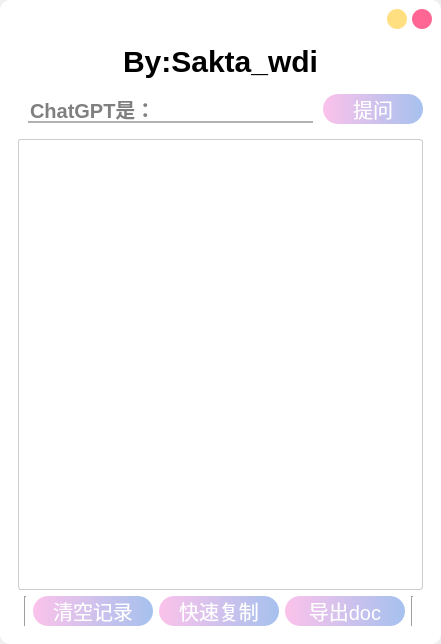
<?xml version="1.0" encoding="UTF-8"?>
<ui version="4.0">
 <class>MainWindow</class>
 <widget class="QMainWindow" name="MainWindow">
  <property name="geometry">
   <rect>
    <x>0</x>
    <y>0</y>
    <width>441</width>
    <height>644</height>
   </rect>
  </property>
  <property name="windowTitle">
   <string>AI小助手</string>
  </property>
  <property name="styleSheet">
   <string notr="true">QLineEdit{
    border:0px;
    margin:10px;
	margin-left:10px;
	margin-right:10px;
    border-bottom: 2px solid #B3B3B3;
    font-family:'Microsoft YaHei';
    font-size:20px;
    font-weight:bold;
    }

QLineEdit:hover{
    border-bottom: 3px solid #66A3FF;
    }

QLineEdit:focus{
    border-bottom: 3px solid #E680BD;
    }

QWidget#centralwidget{
	background:white;
	border-radius:10px;
}

QLabel{
    text-align:right;
    font-family:'Microsoft YaHei';
    font-size:30px;
    font-weight:bold;
    }

/*QMessageBox{
	background:rgb(61, 61, 61);
	border-radius:10px;
	border: 2px solid rgb(132, 132, 132);
	min-width: 100px;
	min-height: 32px;
	max-width :100px;
	max-height:32px;
}*/

QMessageBox QLabel#qt_msgbox_label { /* textLabel */
	margin:16px;
	color: rgb(236, 236, 236);
	background-color: rgb(61, 61, 61);
	border-radius:10px;
	border: 2px solid rgb(132, 132, 132);
    font-family:'Microsoft YaHei';
    font-size:14px;
    font-weight:bold;
	max-height:32px;
}
QMessageBox QPushButton {
	font-size: 0;
	min-width: 0px;
	min-height: 0px;
	max-width :0px;
	max-height:0px;
}
</string>
  </property>
  <widget class="QWidget" name="centralwidget">
   <property name="sizePolicy">
    <sizepolicy hsizetype="Preferred" vsizetype="Preferred">
     <horstretch>0</horstretch>
     <verstretch>0</verstretch>
    </sizepolicy>
   </property>
   <layout class="QVBoxLayout" name="verticalLayout" stretch="0,0">
    <item>
     <widget class="QWidget" name="widget" native="true">
      <property name="sizePolicy">
       <sizepolicy hsizetype="Fixed" vsizetype="Preferred">
        <horstretch>0</horstretch>
        <verstretch>0</verstretch>
       </sizepolicy>
      </property>
      <property name="layoutDirection">
       <enum>Qt::RightToLeft</enum>
      </property>
      <layout class="QHBoxLayout" name="horizontalLayout_3">
       <property name="spacing">
        <number>5</number>
       </property>
       <property name="leftMargin">
        <number>0</number>
       </property>
       <property name="topMargin">
        <number>0</number>
       </property>
       <property name="rightMargin">
        <number>0</number>
       </property>
       <property name="bottomMargin">
        <number>0</number>
       </property>
       <item>
        <widget class="QPushButton" name="close_pushButton">
         <property name="enabled">
          <bool>true</bool>
         </property>
         <property name="sizePolicy">
          <sizepolicy hsizetype="Fixed" vsizetype="Fixed">
           <horstretch>0</horstretch>
           <verstretch>0</verstretch>
          </sizepolicy>
         </property>
         <property name="minimumSize">
          <size>
           <width>20</width>
           <height>20</height>
          </size>
         </property>
         <property name="maximumSize">
          <size>
           <width>20</width>
           <height>20</height>
          </size>
         </property>
         <property name="styleSheet">
          <string notr="true">QPushButton
{
background:#FF6694;
border-radius:10px;
}
QPushButton:hover
{
background:#FF0000;
}

</string>
         </property>
         <property name="text">
          <string/>
         </property>
        </widget>
       </item>
       <item>
        <widget class="QPushButton" name="hidden_pushButton">
         <property name="sizePolicy">
          <sizepolicy hsizetype="Fixed" vsizetype="Fixed">
           <horstretch>0</horstretch>
           <verstretch>0</verstretch>
          </sizepolicy>
         </property>
         <property name="minimumSize">
          <size>
           <width>20</width>
           <height>20</height>
          </size>
         </property>
         <property name="maximumSize">
          <size>
           <width>20</width>
           <height>20</height>
          </size>
         </property>
         <property name="baseSize">
          <size>
           <width>0</width>
           <height>0</height>
          </size>
         </property>
         <property name="styleSheet">
          <string notr="true">QPushButton
{
background:#FFDF80;
border-radius:10px;
}
QPushButton:hover
{
background:#FFC105;
}

</string>
         </property>
         <property name="text">
          <string/>
         </property>
        </widget>
       </item>
      </layout>
     </widget>
    </item>
    <item>
     <widget class="QWidget" name="widget_2" native="true">
      <layout class="QGridLayout" name="gridLayout">
       <property name="horizontalSpacing">
        <number>0</number>
       </property>
       <item row="6" column="0">
        <widget class="QPlainTextEdit" name="plainTextEdit">
         <property name="minimumSize">
          <size>
           <width>0</width>
           <height>400</height>
          </size>
         </property>
         <property name="styleSheet">
          <string notr="true">QPlainTextEdit{
    outline-style: none ;
    border: 1px solid #ccc; 
    border-radius: 3px;
    padding: 13px 14px;
    width: 620px;
    font-size: 14px;
    font-weight: 700;
    font-family: &quot;Microsoft soft&quot;;
    }

QPlainTextEdit:hover{
    border-bottom: 3px solid #66A3FF;
    }

QPlainTextEdit:focus{
	    border-color: #66afe9;
    outline: 0;
    -webkit-box-shadow: inset 0 1px 1px rgba(0,0,0,.075),0 0 8px rgba(102,175,233,.6);
    box-shadow: inset 0 1px 1px rgba(0,0,0,.075),0 0 8px rgba(102,175,233,.6);
    border-bottom: 3px solid #E680BD;
    }</string>
         </property>
         <property name="readOnly">
          <bool>true</bool>
         </property>
        </widget>
       </item>
       <item row="1" column="0">
        <widget class="QLabel" name="label">
         <property name="sizePolicy">
          <sizepolicy hsizetype="Preferred" vsizetype="Maximum">
           <horstretch>0</horstretch>
           <verstretch>0</verstretch>
          </sizepolicy>
         </property>
         <property name="maximumSize">
          <size>
           <width>16777215</width>
           <height>16777215</height>
          </size>
         </property>
         <property name="layoutDirection">
          <enum>Qt::LeftToRight</enum>
         </property>
         <property name="text">
          <string>By:Sakta_wdi</string>
         </property>
         <property name="alignment">
          <set>Qt::AlignCenter</set>
         </property>
        </widget>
       </item>
       <item row="2" column="0">
        <layout class="QHBoxLayout" name="horizontalLayout">
         <property name="topMargin">
          <number>0</number>
         </property>
         <item>
          <widget class="QLineEdit" name="user_lineEdit">
           <property name="sizePolicy">
            <sizepolicy hsizetype="Expanding" vsizetype="Maximum">
             <horstretch>0</horstretch>
             <verstretch>0</verstretch>
            </sizepolicy>
           </property>
           <property name="inputMask">
            <string/>
           </property>
           <property name="text">
            <string/>
           </property>
           <property name="placeholderText">
            <string>ChatGPT是：</string>
           </property>
          </widget>
         </item>
         <item>
          <widget class="QPushButton" name="send_pushButton">
           <property name="sizePolicy">
            <sizepolicy hsizetype="Preferred" vsizetype="Preferred">
             <horstretch>0</horstretch>
             <verstretch>0</verstretch>
            </sizepolicy>
           </property>
           <property name="minimumSize">
            <size>
             <width>100</width>
             <height>30</height>
            </size>
           </property>
           <property name="maximumSize">
            <size>
             <width>16777215</width>
             <height>30</height>
            </size>
           </property>
           <property name="layoutDirection">
            <enum>Qt::LeftToRight</enum>
           </property>
           <property name="styleSheet">
            <string notr="true">QPushButton{
    border:0px;
    height:30px;
    border-radius:15px;
    font-family:'Microsoft YaHei';
    font-size:20px;
	color:white;
    background-color:qlineargradient(spread:pad, x1:0, y1:0, x2:1, y2:0, stop:0 #fbc2eb, stop:1 #a6c1ee);
    }

 QPushButton:hover{
     background-color:qlineargradient(spread:pad, x1:0, y1:0, x2:1, y2:0, stop:0 #ffd2f0, stop:1 #b0cbf8);
 }

 QPushButton:pressed{
     background-color:qlineargradient(spread:pad, x1:0, y1:0, x2:1, y2:0, stop:0 #e1aad2, stop:1 #92adda);
     }</string>
           </property>
           <property name="text">
            <string>提问</string>
           </property>
           <property name="flat">
            <bool>false</bool>
           </property>
          </widget>
         </item>
        </layout>
       </item>
       <item row="7" column="0">
        <layout class="QHBoxLayout" name="horizontalLayout_2">
         <item>
          <widget class="Line" name="line">
           <property name="acceptDrops">
            <bool>false</bool>
           </property>
           <property name="autoFillBackground">
            <bool>false</bool>
           </property>
           <property name="styleSheet">
            <string notr="true">line{
	color:#B3B3B3;
}</string>
           </property>
           <property name="orientation">
            <enum>Qt::Vertical</enum>
           </property>
          </widget>
         </item>
         <item>
          <widget class="QPushButton" name="pushButton_clear">
           <property name="maximumSize">
            <size>
             <width>120</width>
             <height>16777215</height>
            </size>
           </property>
           <property name="styleSheet">
            <string notr="true">QPushButton{
    border:0px;
    height:30px;
    border-radius:15px;
    font-family:'Microsoft YaHei';
    font-size:20px;
	color:white;
    background-color:qlineargradient(spread:pad, x1:0, y1:0, x2:1, y2:0, stop:0 #fbc2eb, stop:1 #a6c1ee);
    }

 QPushButton:hover{
     background-color:qlineargradient(spread:pad, x1:0, y1:0, x2:1, y2:0, stop:0 #ffd2f0, stop:1 #b0cbf8);
 }

 QPushButton:pressed{
     background-color:qlineargradient(spread:pad, x1:0, y1:0, x2:1, y2:0, stop:0 #e1aad2, stop:1 #92adda);
     }</string>
           </property>
           <property name="text">
            <string>清空记录</string>
           </property>
          </widget>
         </item>
         <item>
          <widget class="QPushButton" name="pushButton_copy">
           <property name="minimumSize">
            <size>
             <width>0</width>
             <height>30</height>
            </size>
           </property>
           <property name="maximumSize">
            <size>
             <width>120</width>
             <height>16777215</height>
            </size>
           </property>
           <property name="styleSheet">
            <string notr="true">QPushButton{
    border:0px;
    height:30px;
    border-radius:15px;
    font-family:'Microsoft YaHei';
    font-size:20px;
	color:white;
    background-color:qlineargradient(spread:pad, x1:0, y1:0, x2:1, y2:0, stop:0 #fbc2eb, stop:1 #a6c1ee);
    }

 QPushButton:hover{
     background-color:qlineargradient(spread:pad, x1:0, y1:0, x2:1, y2:0, stop:0 #ffd2f0, stop:1 #b0cbf8);
 }

 QPushButton:pressed{
     background-color:qlineargradient(spread:pad, x1:0, y1:0, x2:1, y2:0, stop:0 #e1aad2, stop:1 #92adda);
     }</string>
           </property>
           <property name="text">
            <string>快速复制</string>
           </property>
          </widget>
         </item>
         <item>
          <widget class="QPushButton" name="pushButton_toDoc">
           <property name="maximumSize">
            <size>
             <width>120</width>
             <height>16777215</height>
            </size>
           </property>
           <property name="styleSheet">
            <string notr="true">QPushButton{
    border:0px;
    height:30px;
    border-radius:15px;
    font-family:'Microsoft YaHei';
    font-size:20px;
	color:white;
    background-color:qlineargradient(spread:pad, x1:0, y1:0, x2:1, y2:0, stop:0 #fbc2eb, stop:1 #a6c1ee);
    }

 QPushButton:hover{
     background-color:qlineargradient(spread:pad, x1:0, y1:0, x2:1, y2:0, stop:0 #ffd2f0, stop:1 #b0cbf8);
 }

 QPushButton:pressed{
     background-color:qlineargradient(spread:pad, x1:0, y1:0, x2:1, y2:0, stop:0 #e1aad2, stop:1 #92adda);
     }</string>
           </property>
           <property name="text">
            <string>导出doc</string>
           </property>
          </widget>
         </item>
         <item>
          <widget class="Line" name="line_2">
           <property name="orientation">
            <enum>Qt::Vertical</enum>
           </property>
          </widget>
         </item>
        </layout>
       </item>
      </layout>
     </widget>
    </item>
   </layout>
  </widget>
 </widget>
 <resources/>
 <connections/>
</ui>
